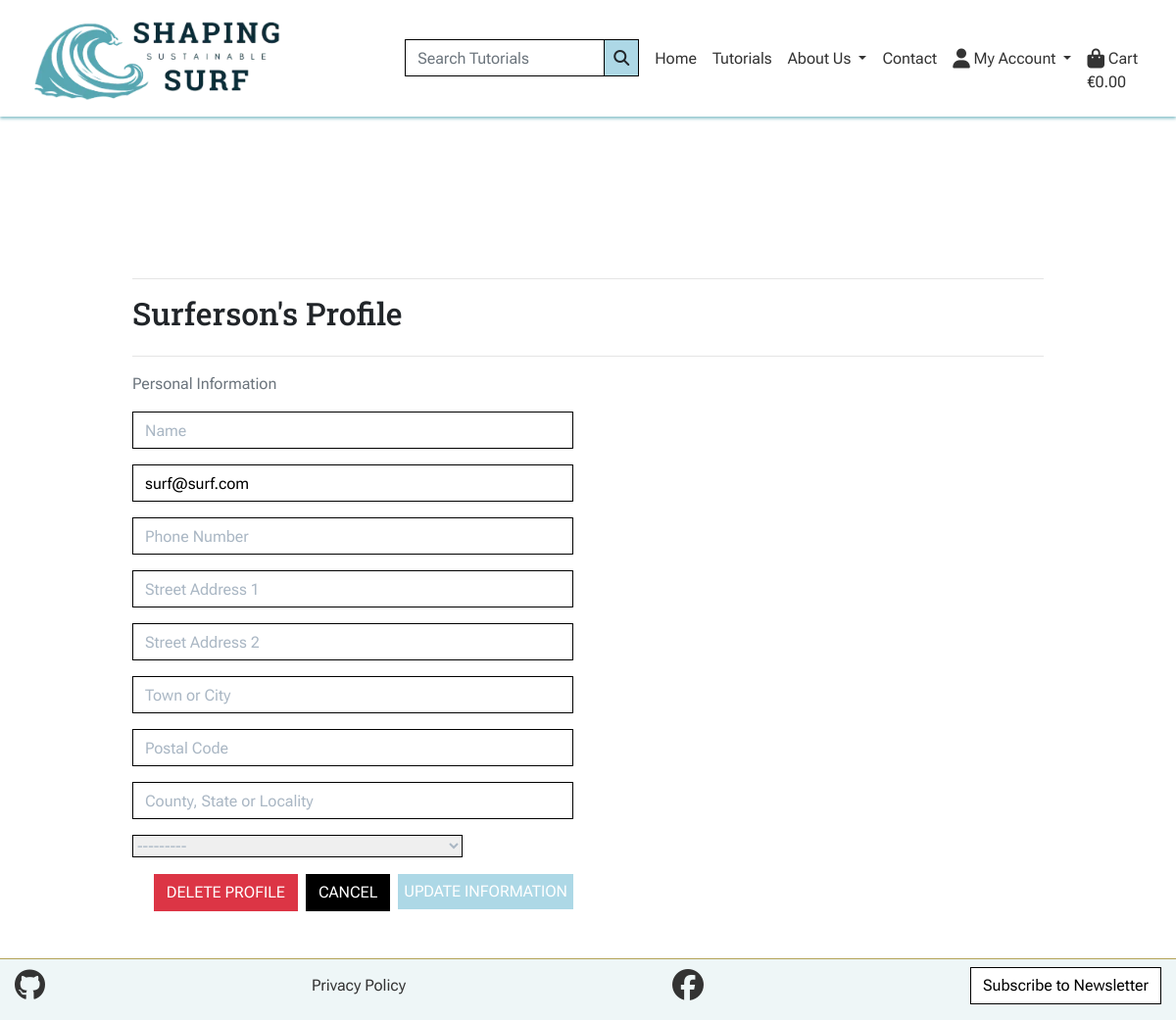
/profile/update/ (signed in), run on an earlier commit of the app's database.
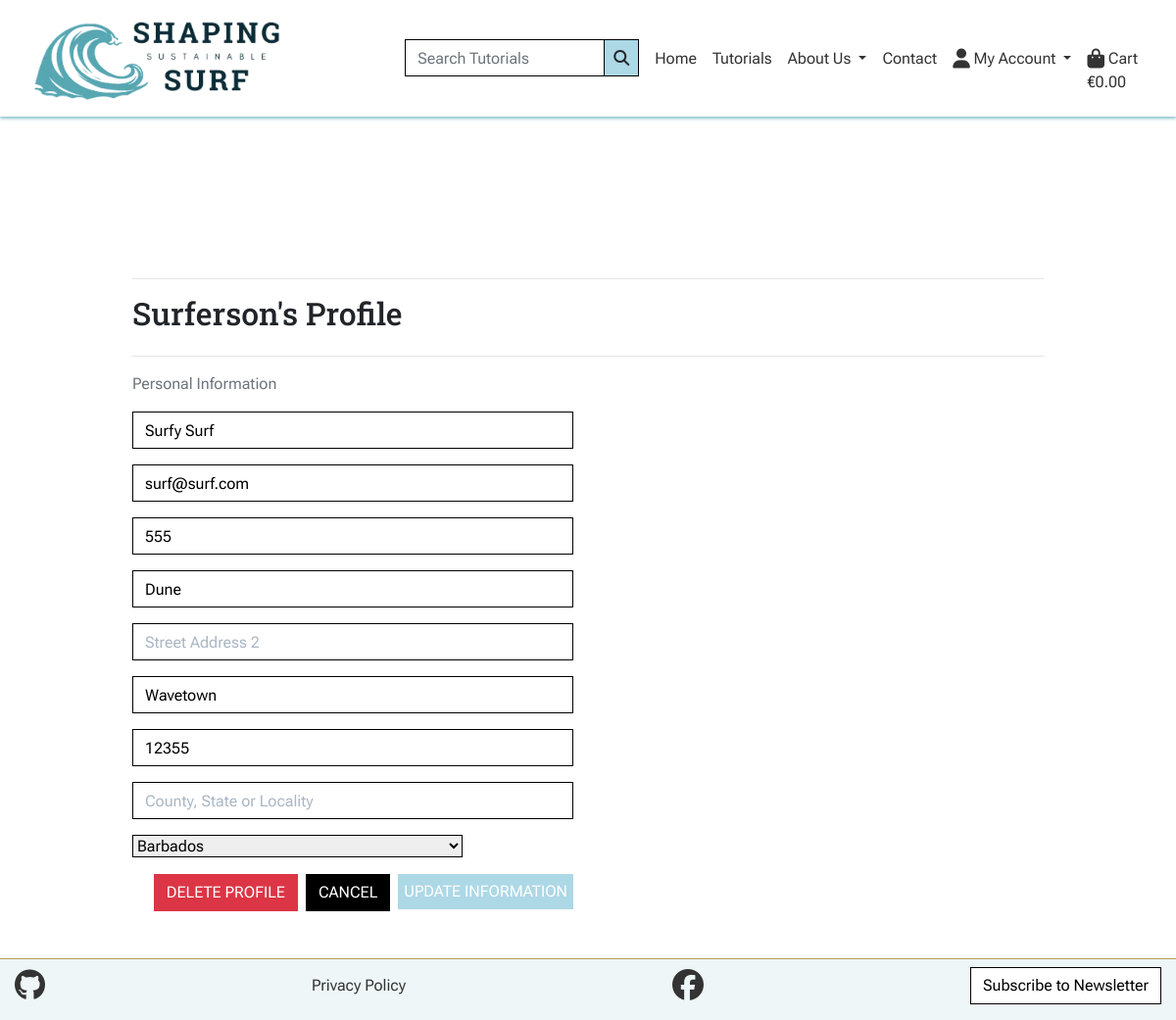
And on a later commit of the database.
### profiles/models.py (models this page shows, shortened)
class UserProfile(models.Model):
    user = models.OneToOneField(User, on_delete=models.CASCADE)
    default_full_name = models.CharField(max_length=100, null=True, blank=True)
    default_phone_number = models.CharField(
        max_length=20, null=True, blank=True
    )
    default_street_address1 = models.CharField(
        max_length=80, null=True, blank=True
    )
    default_street_address2 = models.CharField(
        max_length=80, null=True, blank=True
    )
    default_town_or_city = models.CharField(
        max_length=40, null=True, blank=True
    )
    default_postcode = models.CharField(max_length=20, null=True, blank=True)
    default_county = models.CharField(max_length=80, null=True, blank=True)
    default_country = CountryField(
        blank_label='Country', null=True, blank=True
    )
    video_unlocked = models.BooleanField(default=False)

### profiles/views.py (the view)
# urls.py: path("update/", views.update_profile, name="update_profile"),
@login_required
def update_profile(request):
    profile = get_object_or_404(UserProfile, user=request.user)
    if request.method == "POST":
        form = UserProfileForm(
            request.POST, instance=profile, user=request.user
        )
        if form.is_valid():
            form.save()
            new_email = form.cleaned_data["email"]
            if new_email != request.user.email:
                request.user.email = new_email
                request.user.save()
                EmailAddress.objects.filter(
                    user=request.user, primary=True
                ).update(email=new_email)
            messages.success(request, "Profile updated successfully")
            return redirect(reverse("profile"))
        else:
            if "email" in form.errors:
                form.fields["email"].initial = request.user.email
            messages.error(
                request, "Update failed. Please ensure the form is valid."
            )
    else:
        form = UserProfileForm(instance=profile, user=request.user)
    context = {
        "form": form,
        "profile": profile,
        "user": request.user,
    }
    template = "profiles/update_profile.html"
    return render(request, template, context)

### cart/contexts.py (called while the page is built, shortened)
def cart_contents(request):
    cart_items = []
    total = 0
    product_count = 0
    cart = request.session.get("cart", {})
    discount_code = request.session.get("discount_code")
    discount = None
    discount_amount = 0
    grand_total = total
    context = {
        "cart_items": cart_items,
        "total": total,
        "product_count": product_count,
        "discount": discount,
        "discount_amount": discount_amount,
        "grand_total": grand_total,
    }
    return context

### profiles/templates/profiles/update_profile.html (shortened to what this page needs)
{% extends "base.html" %}
{% load static %}
{% block extra_css %}
<link rel="stylesheet" href="{% static 'profiles/css/profile.css' %}">
{% endblock %}
{% block page_header %}
<div class="container header-container">
</div>
{% endblock %}
{% block content %}
<div class="container">
    <div class="row">
        <div class="col">
            <hr>
            <h2 class="logo-font mb-4">{{ profile.full_name|default:profile.user.username }}'s Profile</h2>
            <hr>
        </div>
    </div>
    <div class="row">
        <div class="col-12 col-lg-6 mb-5">
            <p class="text-muted">Personal Information</p>
            <form class="mt-3" action="{% url 'update_profile' %}" method="POST" id="profile-update-form" data-user-email="{{ user.email|escapejs }}">
                {{ form|crispy }}
                <button type="submit" class="btn btn-black rounded-0 text-uppercase float-right">Update Information</button>
            </form>
            <a href="{% url 'profile' %}" class="btn btn-black rounded-0 text-uppercase float-right mr-2">Cancel</a>
            <a href="{% url 'delete_profile' %}" class="btn btn-danger rounded-0 text-uppercase float-right mr-2">Delete Profile</a>
        </div>
    </div>
</div>
{% endblock %}

### templates/base.html (shortened to what this page needs)
{% load static %}
<!DOCTYPE html>
<html lang="en">
<head>
    {% block corecss %}
    <link rel="stylesheet" href="https://cdn.jsdelivr.net/npm/bootstrap@4.6.2/dist/css/bootstrap.min.css"
>
    <link rel="stylesheet" href="{% static 'css/base.css' %}">
    {% endblock %}
    {% block extra_css %}
    {% endblock %}
</head>
<body>
    {% include 'includes/header.html' %}
    {% block page_header %}
    {% endblock %}
    <main class="pt-5">
    <div class="header-container"></div>
        {% block content %}
        {% endblock %}
    </main>
    {% include 'includes/footer.html' %}
</body>
</html>

### templates/includes/header.html (shortened to what this page needs)
{% load static %}
<header class="container-fluid fixed-top">
    {% with request.resolver_match.url_name as url_name %}
    <div class="row">
        <div class="col-12">
            <nav class="navbar navbar-expand-lg navbar-light">
                <a href="{% url 'home' %}" class="navbar-brand">
                    <img id="logo" src="{% static 'images/logo.webp' %}" alt="Shaping Sustainable Surf Logo">
                </a>
                <div id="navbarSupportedContent" class="collapse navbar-collapse mobile-bg">
                    <ul class="navbar-nav ml-auto">
                        <li class="nav-item">
                            <form method="GET" action="{% url 'tutorials_list' %}" class="form-inline my-2 my-lg-0">
                                <div class="input-group w-100">
                                    <input id="search-tutorials" class="form-control border border-black rounded-0" type="text" name="q"
                                        placeholder="Search Tutorials">
                                    <div class="input-group-append">
                                        <button class="form-control btn border border-black rounded-0" type="submit" aria-label="Search">
                                            <span class="icon">
                                                <i class="fas fa-search" aria-hidden="true"></i>
                                            </span>
                                        </button>
                                    </div>
                                </div>
                            </form>
                        </li>
                        <li class="nav-item ml-2">
                            <a class="nav-link text-black {% if url_name == 'home' %}active{% endif %}"
                                aria-current="page" href="{% url 'home' %}">Home </a>
                        </li>
                        <li class="nav-item">
                            <a class="nav-link text-black {% if url_name == 'tutorials_list' %}active{% endif %}"
                                aria-current="page" href=" {% url 'tutorials_list' %}">Tutorials</a>
                        </li>
                        <li class="nav-item dropdown">
                            <a class="nav-link dropdown-toggle text-black {% if url_name == 'about_content' or url_name == 'custom_surfboards' or url_name == 'faq' or url_name == 'resources' %}active{% endif %}"
                                href="#" role="button" data-toggle="dropdown" aria-expanded="false">
                                About Us
                            </a>
                        </li>
                        <li class="nav-item">
                            <a class="nav-link text-black {% if url_name == 'contact' %}active{% endif %}"
                                aria-current="page" href="{% url 'contact' %}">Contact</a>
                        </li>
                        <li class="nav-item dropdown">
                            <a class="text-black nav-link dropdown-toggle {% if url_name == 'profile' or url_name == 'account_logout' or url_name == 'account_signup' or url_name == 'account_login' %}active{% endif %}"
                                aria-current="page" href="#" id="user-options" data-toggle="dropdown"
                                aria-haspopup="true" aria-expanded="false">
                                <i class="fas fa-user fa-lg"></i> My Account<span class="sr-only">(current page)</span>
                            </a>
                        </li>
                        <li class="nav-item">
                            <a class="nav-link {% if total %}text-info {% else %}text-black{% endif %} {% if url_name == 'view_cart' %}active{% endif %}"
                                aria-current="page"
                                href=" {% url 'view_cart' %}">
                                <i class="fas fa-shopping-bag fa-lg"></i> Cart
                                <p class="my-0">
                                    {% if total %}
                                    €{{ total|floatformat:2 }}
                                    {% else %}
                                    €0.00
                                    {% endif %}
                                </p>
                            </a>
                        </li>
                    </ul>
                </div>
            </nav>
        </div>
    </div>
    {% endwith %}
</header>

### templates/includes/footer.html
<footer>
    <div class="container-fluid mt-2">
        <ul class="list-inline d-flex flex-wrap justify-content-between align-items-center">
            <li class="list-inline-item">
                <a href="https://github.com/g-omarsdottir/shaping-sustainable-surf" target="_blank" rel="noopener"
                    aria-label="visit the website developer's github page (opens in a new tab)">
                    <i class="fa-brands fa-github fa-2x"></i>
                </a>
            </li>
            <li class="list-inline-item">
                <a href="{% url 'privacy_policy' %}">
                    Privacy Policy
                </a>
            </li>
            <li class="list-inline-item">
                <a href="https://www.facebook.com/" target="_blank" rel="noopener"
                    aria-label="visit our facebook page (opens in a new tab)">
                    <i class="fa-brands fa-facebook fa-2x"></i>
                </a>
            </li>
            <li class="list-inline-item">
                <a href="{% url 'subscribe' %}" class="btn btn-outline-black rounded-0">
                    Subscribe to Newsletter
                </a>
            </li>
        </ul>
    </div>
</footer>

### static/css/base.css (style rules this page uses)
:root { --blue: #57a7b3; --green: #3d757d; --pink: #b35794; --aubergine: #7D3D67; --yellow: #b3a357; --font-color: #333333; --background-color: #eef6f7; --blue-box-shadow: 1px -1px 7px 0 rgba(87, 167, 179, 0.70); --yellow-box-shadow: 1px -1px 7px 0 #b3a357; --black-box-shadow: 1px -1px 7px 0 #4E4A47; }
* { margin: 0; padding: 0; box-sizing: border-box; font-family: "Roboto Flex", sans-serif; }
html, body { height: 100%; }
body { display: flex; flex-direction: column; min-height: 100vh; }
h1, h2, h3, h4, h5, h6 { font-family: "Roboto Slab", sans-serif; }
main { flex: 1 0 auto; }
.text-black { color: var(--font-color) !important; }
.header-container { padding-top: 110px; }
.icon { align-items: center; display: inline-flex; justify-content: center; height: 1.5rem; width: 1.5rem; }
header { background: white; box-shadow: 0 2px 3px rgba(87, 167, 179, 0.70); }
.navbar { align-items: baseline; }
#logo { width: 180px; height: auto; }
footer { flex-shrink: 0; background-color: var(--background-color); border-top: 1px groove var(--yellow); margin-top: auto; color: var(--font-color); }
footer li a { color: var(--font-color) }
.btn-black { background: black; color: white; }
.btn-outline-black { background: white; color: black !important; border: 1px solid black; }
.border-black { border: 1px solid black !important; }
input[type="submit"], button[type="submit"] { background: lightblue; padding: 5px; }
@media (min-width: 360px) { #logo { width: 220px; } }
@media (min-width: 992px) { #navbarSupportedContent { align-items: center; } }
@media (min-width: 992px) { .navbar .nav-link { padding-left: 1rem; padding-right: 1rem; } }
@media (min-width: 1200px) { .container { max-width: 80%; } }
@media (min-width: 1200px) { #logo { width: 260px; } }

### profiles/static/profiles/css/profile.css (style rules this page uses)
#profile-update-form .form-control { color: #000; }
.profile-form-input::placeholder { color: #aab7c4; }
#id_default_country, #id_default_country option:not(:first-child) { color: #000; }

What changed in the data, as far as the page shows it:
changed UserProfile "Surferson": default_full_name (not shown) → "Surfy Surf"; default_phone_number (not shown) → "555"; default_street_address1 (not shown) → "Dune"; default_town_or_city (not shown) → "Wavetown"; default_postcode (not shown) → "12355"; default_country "---------" → "Barbados"
